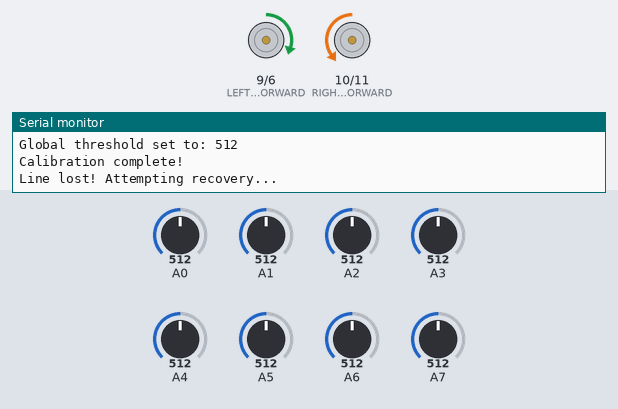
The sketch below on a simulated Arduino Uno, built with avr-gcc and run on an emulated ATmega328P. Shown: motor-driver pin pairs drawn as motors (green arrow = first pin HIGH = forward, orange = second pin HIGH = backward, longer = more drive), the last lines printed to the serial monitor. The test bench sets the inputs (shaded band); at power-on: A0 = 512, A4 = 512, A6 = 512, A1 = 512, A5 = 512, A2 = 512, A3 = 512, A7 = 512.

Above: at 9.2 s.
9.3 s: A0 set to 527
At 9.9 s:
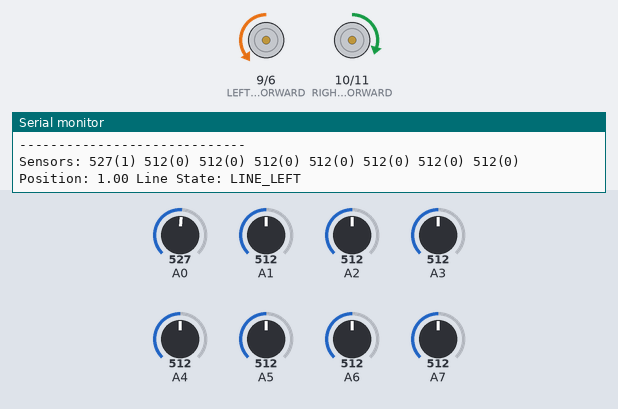
10.9 s: A4 set to 528
At 11.9 s:
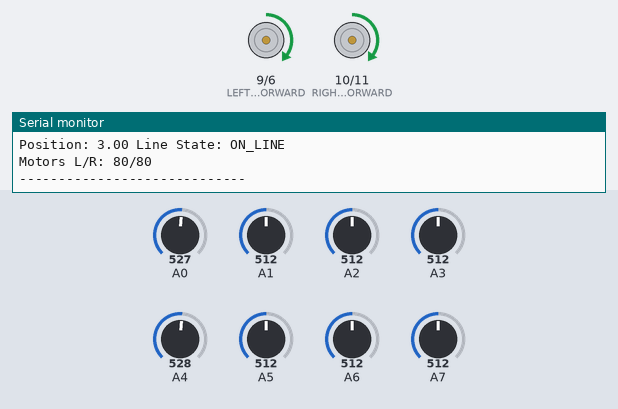
12.5 s: A6 set to 523
At 14.0 s:
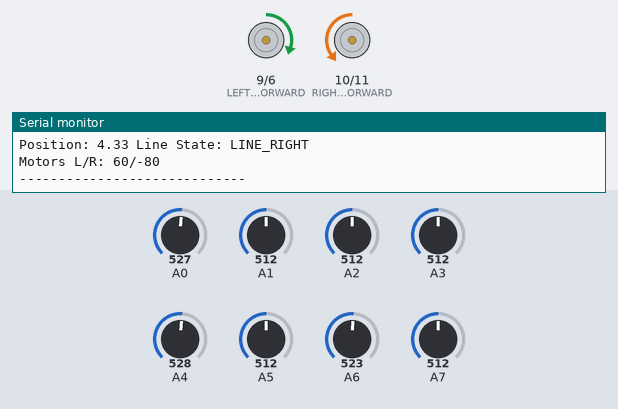
14.4 s: A1 set to 710
At 15.2 s:
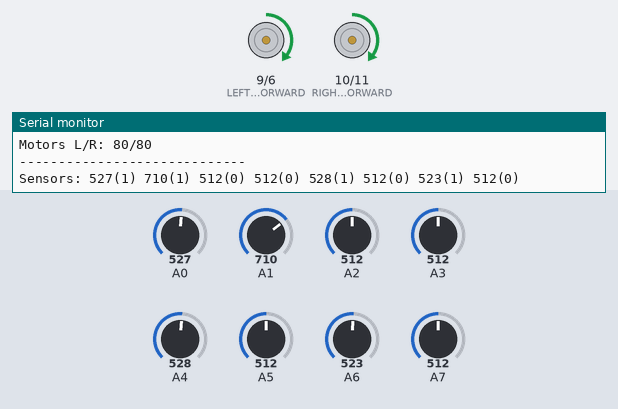
17.4 s: A5 set to 710
At 18.4 s:
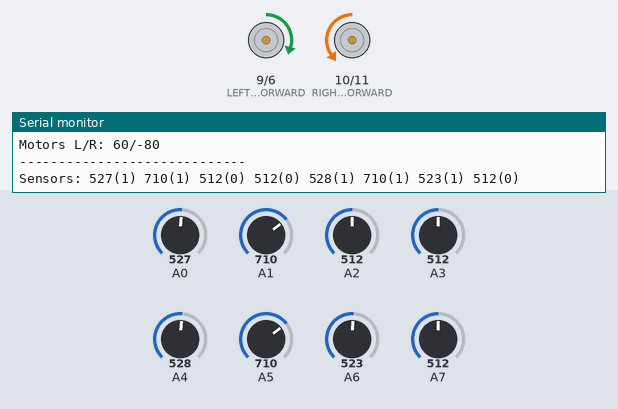
20.4 s: A2 set to 710
At 20.8 s:
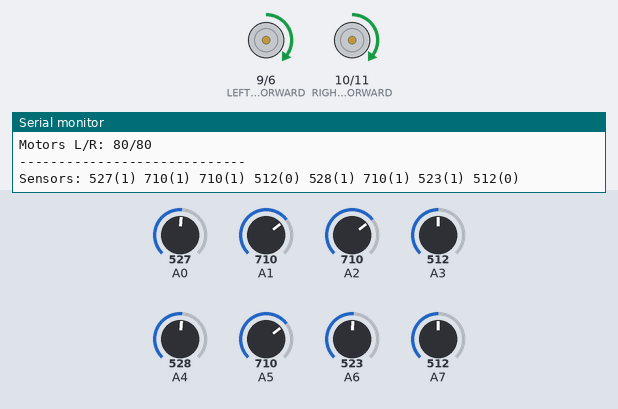
Timing chart, 0 to 23.4 s (numbered marks = the images above; inputs shaded):
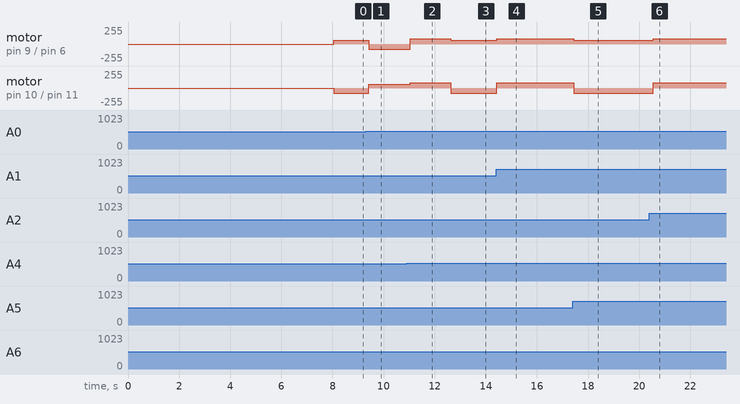

Measured:
- the behaviour switches between 512 and 513 on A0 (found by bisection; images 0 and 1)
- the behaviour switches between 512 and 513 on A4 (found by bisection; images 1 and 2)
- the behaviour switches between 512 and 513 on A6 (found by bisection; images 2 and 3)
- after the input at 9.3 s, motor on pin 9 (LEFT_MOTOR_FORWARD) / pin 6 (LEFT_MOTOR_BACKWARD): forward 60/255 → backward 80/255 after 0.12 s; motor on pin 10 (RIGHT_MOTOR_FORWARD) / pin 11 (RIGHT_MOTOR_BACKWARD): backward 80/255 → forward 60/255 after 0.12 s
- after the input at 10.9 s, motor on pin 9 (LEFT_MOTOR_FORWARD) / pin 6 (LEFT_MOTOR_BACKWARD): backward 80/255 → forward 80/255 after 0.14 s; motor on pin 10 (RIGHT_MOTOR_FORWARD) / pin 11 (RIGHT_MOTOR_BACKWARD): forward 60/255 → forward 80/255 after 0.14 s
- after the input at 12.5 s, motor on pin 9 (LEFT_MOTOR_FORWARD) / pin 6 (LEFT_MOTOR_BACKWARD): forward 80/255 → forward 60/255 after 0.13 s; motor on pin 10 (RIGHT_MOTOR_FORWARD) / pin 11 (RIGHT_MOTOR_BACKWARD): forward 80/255 → backward 80/255 after 0.13 s
- after the input at 14.4 s, motor on pin 9 (LEFT_MOTOR_FORWARD) / pin 6 (LEFT_MOTOR_BACKWARD): forward 60/255 → forward 80/255 at once; motor on pin 10 (RIGHT_MOTOR_FORWARD) / pin 11 (RIGHT_MOTOR_BACKWARD): backward 80/255 → forward 80/255 at once
- after the input at 17.4 s, motor on pin 9 (LEFT_MOTOR_FORWARD) / pin 6 (LEFT_MOTOR_BACKWARD): forward 80/255 → forward 60/255 after 0.05 s; motor on pin 10 (RIGHT_MOTOR_FORWARD) / pin 11 (RIGHT_MOTOR_BACKWARD): forward 80/255 → backward 80/255 after 0.05 s
- after the input at 20.4 s, motor on pin 9 (LEFT_MOTOR_FORWARD) / pin 6 (LEFT_MOTOR_BACKWARD): forward 60/255 → forward 80/255 after 0.15 s; motor on pin 10 (RIGHT_MOTOR_FORWARD) / pin 11 (RIGHT_MOTOR_BACKWARD): backward 80/255 → forward 80/255 after 0.15 s

The sketch:

line_follower.ino
```cpp
/**
 * Simple Line Follower Robot
 *
 * This code provides a robust implementation of a line follower robot
 * using a bang-bang control strategy with max speed pulses.
 *
 * Hardware Configuration:
 * - 8 IR sensors (A0-A7)
 * - Left motor: pins 9 (forward), 6 (backward)
 * - Right motor: pins 10 (forward), 11 (backward)
 */

// Motor pins
#define RIGHT_MOTOR_FORWARD 10  // IN1
#define RIGHT_MOTOR_BACKWARD 11 // IN2
#define LEFT_MOTOR_FORWARD 9    // IN3
#define LEFT_MOTOR_BACKWARD 6   // IN4

// Debug mode
#define DEBUG_MODE true  // Set to true for serial debugging information

// Motor parameters
#define MAX_SPEED 80     // Maximum speed for motors (REDUCED from 120 for slower movement)
#define TURN_FORWARD_SPEED 60  // Speed for the wheel going forward during a turn
#define TURN_BACKWARD_SPEED 100 // Speed for the wheel going backward during a turn (faster than forward)
#define STOP_SPEED 0      // Speed when stopped

// Sensor parameters
int SENSOR_THRESHOLD = 700;  // Threshold to distinguish black from white (adjust based on your sensors)
#define NUM_SENSORS 8        // Number of sensors being used
#define IDEAL_POSITION 3.5   // Ideal position (center point for 8 sensors)
#define MARGIN 0.6          // How far from ideal position before correction (INCREASED from 0.5 for more stable movement)

// Line tracking states
#define ON_LINE 0           // Robot is on the line
#define LINE_LEFT 1         // Line is to the left
#define LINE_RIGHT 2        // Line is to the right
#define LINE_LOST 3         // Line is lost

// Global variables
int lineState = ON_LINE;    // Current line state
int leftMotorSpeed, rightMotorSpeed;
int sensorValues[NUM_SENSORS];   // Raw analog values
int sensorDigital[NUM_SENSORS];  // Converted to 0 or 1
float position = 0;              // Weighted average of sensor positions
char lastTurnDirection = 'N';    // 'L' for left, 'R' for right, 'N' for not set

// Pulse timing
unsigned long lastDirectionChange = 0;
#define MIN_PULSE_DURATION 40  // Minimum duration for a correction pulse (ms) (INCREASED from 30 for more deliberate movements)

// Debug variables
unsigned long lastDebugTime = 0;
#define DEBUG_INTERVAL 100  // Print debug info every 100ms

void setup() {
  // Initialize motor control pins as outputs
  pinMode(LEFT_MOTOR_FORWARD, OUTPUT);
  pinMode(LEFT_MOTOR_BACKWARD, OUTPUT);
  pinMode(RIGHT_MOTOR_FORWARD, OUTPUT);
  pinMode(RIGHT_MOTOR_BACKWARD, OUTPUT);

  // Initialize serial communication for debugging
  if (DEBUG_MODE) {
    Serial.begin(9600);
    Serial.println(F("Line Follower Robot - Debug Mode"));
    Serial.println(F("-----------------------------"));
    Serial.println(F("Wait 5 seconds before calibration..."));
    Serial.println(F("BANG-BANG CONTROL WITH MAX SPEED PULSES"));
  }

  // Delay before starting (gives time to place robot on the line)
  delay(5000);

  // Perform initial sensor calibration
  calibrateSensors();

  // Stop motors at startup
  setMotors(STOP_SPEED, STOP_SPEED);
}

void loop() {
  // Read sensors and calculate position
  readSensors();

  // Run the main line following algorithm
  followLineBangBang();

  // Print debug information if enabled
  if (DEBUG_MODE) {
    printDebugInfo();
  }
}

/**
 * Read sensor values and calculate robot position
 */
void readSensors() {
  float weightedSum = 0;
  float sum = 0;

  // Read all sensors
  for (int i = 0; i < NUM_SENSORS; i++) {
    // Read analog value
    sensorValues[i] = analogRead(i);

    // Convert to digital (0 or 1)
    if (sensorValues[i] > SENSOR_THRESHOLD) {
      sensorDigital[i] = 1;  // Black line detected
    } else {
      sensorDigital[i] = 0;  // White surface
    }

    // Calculate weighted sum for position
    weightedSum += sensorDigital[i] * (i + 1);  // Weight by sensor position (1-8)
    sum += sensorDigital[i];                    // Total sensors that see the line
  }

  // Calculate position if at least one sensor detects the line
  if (sum > 0) {
    position = weightedSum / sum;
  } else {
    // No line detected - use last known position
    // Position remains unchanged
  }
}

/**
 * Main line following algorithm using bang-bang control with pulses
 */
void followLineBangBang() {
  // Check if any sensor sees the line
  bool lineDetected = false;
  for (int i = 0; i < NUM_SENSORS; i++) {
    if (sensorDigital[i] == 1) {
      lineDetected = true;
      break;
    }
  }

  if (lineDetected) {
    // Determine line position state
    if (position < (IDEAL_POSITION - MARGIN)) {
      // Line is to the left
      lineState = LINE_LEFT;
      lastTurnDirection = 'L';
    }
    else if (position > (IDEAL_POSITION + MARGIN)) {
      // Line is to the right
      lineState = LINE_RIGHT;
      lastTurnDirection = 'R';
    }
    else {
      // Line is centered
      lineState = ON_LINE;
    }

    // Apply bang-bang control with pulses
    applyBangBangControl();
  }
  else {
    // Line is lost
    lineState = LINE_LOST;
    recoverLine();
  }
}

/**
 * Apply bang-bang control strategy based on line state
 */
void applyBangBangControl() {
  unsigned long currentTime = millis();

  switch (lineState) {
    case ON_LINE:
      // Line is centered - go straight at max speed
      setMotors(MAX_SPEED, MAX_SPEED);
      break;

    case LINE_LEFT:
      // Line is to the left - make sharp left turn
      // Left wheel backward at higher speed, right wheel forward at lower speed
      setMotors(-TURN_BACKWARD_SPEED, TURN_FORWARD_SPEED);
      lastDirectionChange = currentTime;
      break;

    case LINE_RIGHT:
      // Line is to the right - make sharp right turn
      // Left wheel forward at lower speed, right wheel backward at higher speed
      setMotors(TURN_FORWARD_SPEED, -TURN_BACKWARD_SPEED);
      lastDirectionChange = currentTime;
      break;
  }

  // Ensure minimum pulse duration for corrections
  if ((lineState == LINE_LEFT || lineState == LINE_RIGHT) &&
      (currentTime - lastDirectionChange < MIN_PULSE_DURATION)) {
    // Continue the correction for at least MIN_PULSE_DURATION milliseconds
    delay(MIN_PULSE_DURATION - (currentTime - lastDirectionChange));
  }
}

/**
 * Attempt to recover the line when it's lost
 */
void recoverLine() {
  if (DEBUG_MODE) {
    Serial.println(F("Line lost! Attempting recovery..."));
  }

  // First check if all sensors are on the line (junction or cross)
  bool allOnLine = true;
  for (int i = 0; i < NUM_SENSORS; i++) {
    if (sensorDigital[i] == 0) {
      allOnLine = false;
      break;
    }
  }

  if (allOnLine) {
    // All sensors see black - could be a junction or cross
    // Stop briefly and then continue forward
    setMotors(STOP_SPEED, STOP_SPEED);
    delay(50);
    setMotors(MAX_SPEED, MAX_SPEED);
    return;
  }

  // Turn in the last known direction of the line using sharper turns
  if (lastTurnDirection == 'L') {
    // Sharp left turn to find the line
    setMotors(-TURN_BACKWARD_SPEED, TURN_FORWARD_SPEED);
  } else if (lastTurnDirection == 'R') {
    // Sharp right turn to find the line
    setMotors(TURN_FORWARD_SPEED, -TURN_BACKWARD_SPEED);
  } else {
    // No last direction known, rotate clockwise sharply
    setMotors(TURN_FORWARD_SPEED, -TURN_BACKWARD_SPEED);
  }

  // Keep turning until a sensor detects the line
  while (true) {
    readSensors();

    // Check if any middle sensor sees the line
    if (sensorDigital[3] == 1 || sensorDigital[4] == 1) {
      // Line found, resume normal following
      break;
    }

    // Check if any sensor sees the line
    for (int i = 0; i < NUM_SENSORS; i++) {
      if (sensorDigital[i] == 1) {
        // Line found, resume normal following
        if (DEBUG_MODE) {
          Serial.println(F("Line recovered!"));
        }
        return;
      }
    }

    // Avoid blocking for too long
    delay(10);
  }
}

/**
 * Calibrate sensors to determine appropriate threshold
 */
void calibrateSensors() {
  if (DEBUG_MODE) {
    Serial.println(F("Starting sensor calibration..."));
  }

  int minValues[NUM_SENSORS];
  int maxValues[NUM_SENSORS];

  // Initialize min values high and max values low
  for (int i = 0; i < NUM_SENSORS; i++) {
    minValues[i] = 1023;
    maxValues[i] = 0;
  }

  // Calibrate for 2.5 seconds
  for (int i = 0; i < 100; i++) {
    // Read each sensor
    for (int j = 0; j < NUM_SENSORS; j++) {
      int value = analogRead(j);

      // Update min and max values
      if (value < minValues[j]) {
        minValues[j] = value;
      }
      if (value > maxValues[j]) {
        maxValues[j] = value;
      }
    }
    delay(25);
  }

  // Calculate and set threshold (average of min and max)
  int sum = 0;
  for (int i = 0; i < NUM_SENSORS; i++) {
    int threshold = (minValues[i] + maxValues[i]) / 2;
    sum += threshold;

    if (DEBUG_MODE) {
      Serial.print(F("Sensor "));
      Serial.print(i);
      Serial.print(F(" min: "));
      Serial.print(minValues[i]);
      Serial.print(F(" max: "));
      Serial.print(maxValues[i]);
      Serial.print(F(" threshold: "));
      Serial.println(threshold);
    }
  }

  // Set global threshold to average of all sensors
  SENSOR_THRESHOLD = sum / NUM_SENSORS;

  if (DEBUG_MODE) {
    Serial.print(F("Global threshold set to: "));
    Serial.println(SENSOR_THRESHOLD);
    Serial.println(F("Calibration complete!"));
  }
}

/**
 * Set motor speeds with safety checks
 */
void setMotors(int leftSpeed, int rightSpeed) {
  // Constrain speeds to prevent overflow
  leftSpeed = constrain(leftSpeed, -MAX_SPEED, MAX_SPEED);
  rightSpeed = constrain(rightSpeed, -MAX_SPEED, MAX_SPEED);

  // Save current motor speeds for debugging
  leftMotorSpeed = leftSpeed;
  rightMotorSpeed = rightSpeed;

  // Set left motor
  if (leftSpeed >= 0) {
    analogWrite(LEFT_MOTOR_FORWARD, leftSpeed);
    analogWrite(LEFT_MOTOR_BACKWARD, 0);
  } else {
    analogWrite(LEFT_MOTOR_FORWARD, 0);
    analogWrite(LEFT_MOTOR_BACKWARD, -leftSpeed);
  }

  // Set right motor
  if (rightSpeed >= 0) {
    analogWrite(RIGHT_MOTOR_FORWARD, rightSpeed);
    analogWrite(RIGHT_MOTOR_BACKWARD, 0);
  } else {
    analogWrite(RIGHT_MOTOR_FORWARD, 0);
    analogWrite(RIGHT_MOTOR_BACKWARD, -rightSpeed);
  }
}

/**
 * Print debug information to Serial
 */
void printDebugInfo() {
  // Limit how often we print debug information
  unsigned long currentTime = millis();
  if (currentTime - lastDebugTime < DEBUG_INTERVAL) {
    return;
  }
  lastDebugTime = currentTime;

  // Print sensor values
  Serial.print(F("Sensors: "));
  for (int i = 0; i < NUM_SENSORS; i++) {
    Serial.print(sensorValues[i]);
    Serial.print("(");
    Serial.print(sensorDigital[i]);
    Serial.print(") ");
  }
  Serial.println();

  // Print position and line state
  Serial.print(F("Position: "));
  Serial.print(position);
  Serial.print(F(" Line State: "));
  switch (lineState) {
    case ON_LINE:
      Serial.println(F("ON_LINE"));
      break;
    case LINE_LEFT:
      Serial.println(F("LINE_LEFT"));
      break;
    case LINE_RIGHT:
      Serial.println(F("LINE_RIGHT"));
      break;
    case LINE_LOST:
      Serial.println(F("LINE_LOST"));
      break;
  }

  // Print motor speeds
  Serial.print(F("Motors L/R: "));
  Serial.print(leftMotorSpeed);
  Serial.print("/");
  Serial.println(rightMotorSpeed);

  // Add separator for readability
  Serial.println(F("-----------------------------"));
}
```
